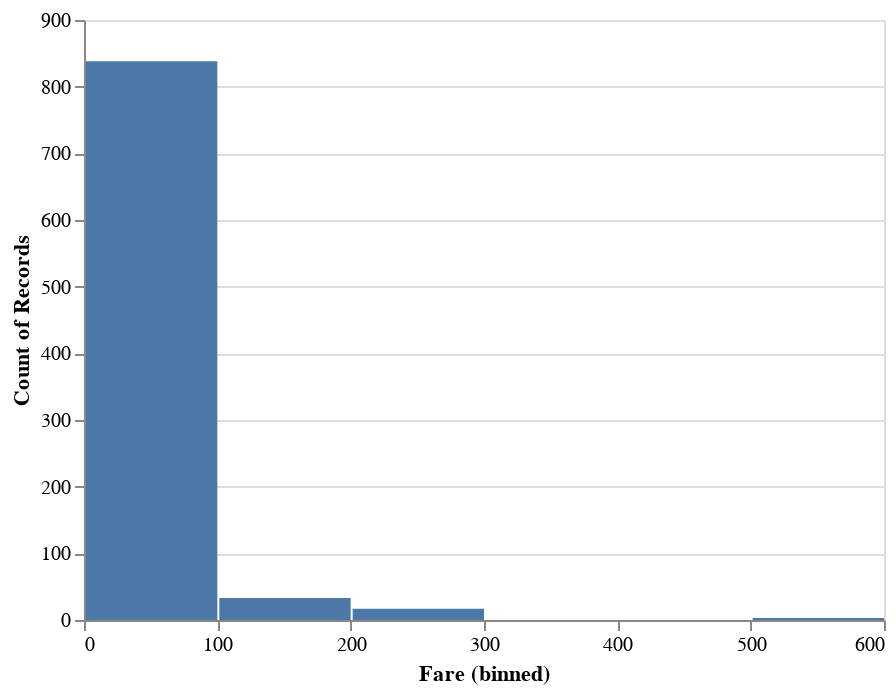

Notebook cell for this chart:
### Code cell
alt.Chart(source).mark_bar().encode(
    alt.X("Fare:Q", bin=True),
    y='count()',
)

### Figure 1 — Vega-Lite specification as saved in the notebook (floating-point values rounded to 4 significant figures; data arrays with more than 128 entries replaced by an {"elided": "..."} marker saying what was removed)
{"config": {"view": {"continuousWidth": 400, "continuousHeight": 300}}, "data": {"name": "data-3ed21eb8257743247fe23def997be493"}, "mark": "bar", "encoding": {"x": {"type": "quantitative", "bin": true, "field": "Fare"}, "y": {"type": "quantitative", "aggregate": "count"}}, "$schema": "https://vega.github.io/schema/vega-lite/v4.8.1.json", "datasets": {"data-3ed21eb8257743247fe23def997be493": {"elided": "891 records"}}}
